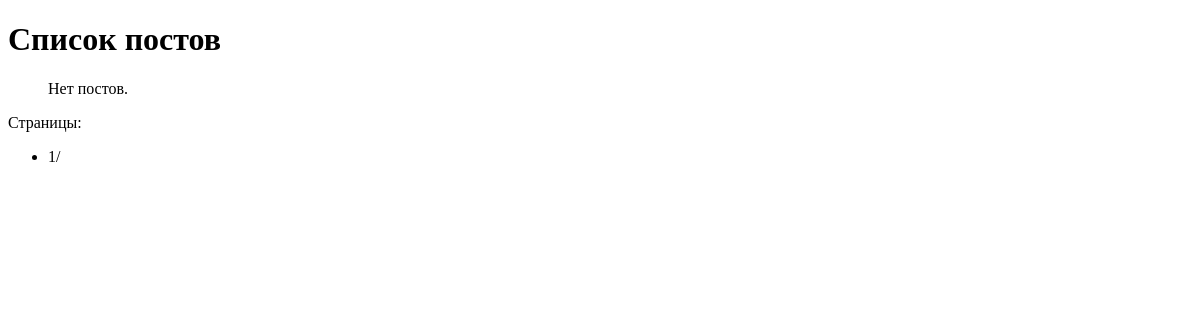
The app's page /posts/?page=2, older data.
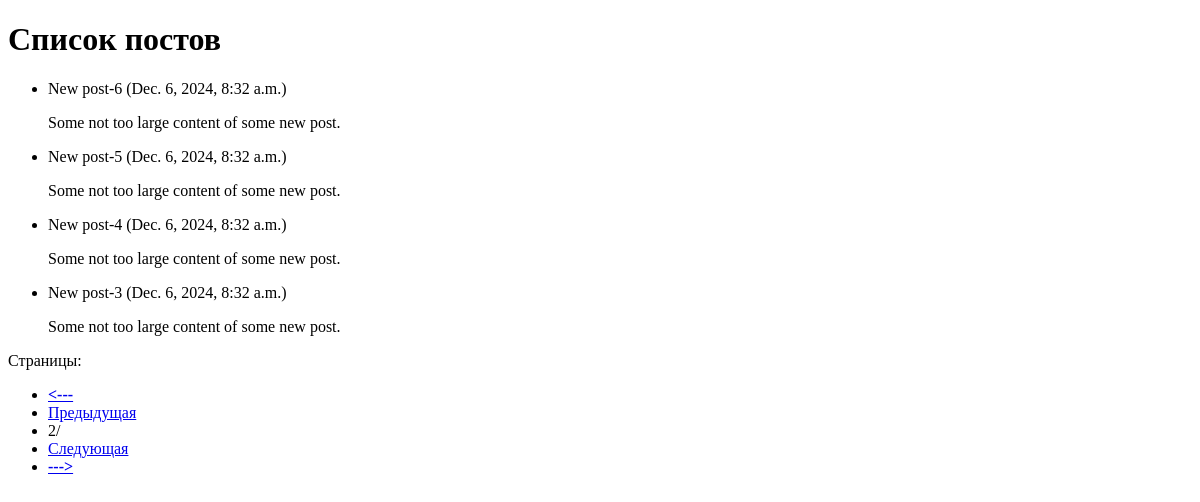
The same page, newer data.
### task5/models.py (models this page shows)
class Post(models.Model):
    title = models.CharField(max_length=255)
    content = models.TextField()
    created_at = models.DateTimeField(auto_now_add=True)

### task5/views.py (the view)
# urls.py: path('posts/', post_list),
def post_list(request):
    posts = Post.objects.all().order_by('-created_at')
    paginator = Paginator(posts, 4)  # 4 поста на странице
    page_number = request.GET.get('page')
    page_posts = paginator.get_page(page_number)
    return render(request, 'task_19-5/post_list.html', {'page_posts': page_posts})

### templates/task_19-5/post_list.html
{% extends 'task_19-5/base.html' %}
{% block content %}
    <h1>Список постов</h1>
    <ul>
        {% for post in page_posts %}
            <li>
                {{ post.title }} ({{ post.created_at }})
                <p>{{ post.content }}</p>
            </li>
        {% empty %}
            <p>Нет постов.</p>
        {% endfor %}
    </ul>
    <div class="pagination">
        <p>Страницы:</p>
        <ul>
            {% if page_posts.has_previous %}
            <li><a href="?page=1"> <b><---</b> </a></li>
                <li><a href="?page={{ page_posts.previous_page_number }}">Предыдущая</a></li>
            {% endif %}
            <li>{{ page_posts.number }}/{{ paginator.num_pages }}</li>
            {% if page_posts.has_next %}
                <li><a href="?page={{ page_posts.next_page_number }}">Следующая</a></li>
            <li><a href="?page={{ paginator.num_pages }}"> <b>---></b> </a></li>
            {% endif %}
        </ul>
    </div>
{% endblock %}

Row changes from the older to the newer data that the page shows:
added Post: title "New post-6", created_at "Dec. 6, 2024, 8:32 a.m.", content "Some not too large content of some new post."
added Post: title "New post-5", created_at "Dec. 6, 2024, 8:32 a.m.", content "Some not too large content of some new post."
added Post: title "New post-4", created_at "Dec. 6, 2024, 8:32 a.m.", content "Some not too large content of some new post."
added Post: title "New post-3", created_at "Dec. 6, 2024, 8:32 a.m.", content "Some not too large content of some new post."
Text that changed along with them:
{{ page_posts.number }}: "1" → "2"
text no longer shown: "Нет постов."
text now shown: "<--- Предыдущая Следующая --->"
